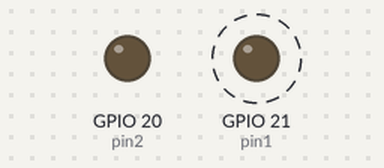
This program was run on a simulated Raspberry Pi (BCM pin numbers). Parts: output pins drawn as LEDs (lit = HIGH). Dashed ring = blinking. At 20.0 s the program stops and its outputs stay as they are.

Above: at 0.1 s.
At 19.1 s:
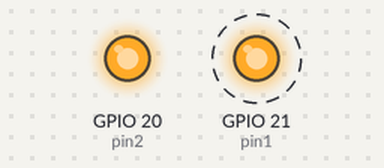
Timing chart, 0 to 21.5 s (numbered marks = the images above):
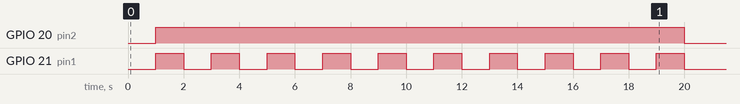

Measured:
- by itself, GPIO 20 (pin2): LOW → HIGH at 1.0 s, → LOW 19.0 s later
- by itself, GPIO 21 (pin1): alternates HIGH for 1.0 s and LOW for 1.0 s

The program:

led.py
```python
import RPi.GPIO as io
import time as time
pin1=21
pin2=20
io.setmode(io.BCM)
io.setup(pin1,io.OUT)
io.setup(pin2,io.OUT)
for x in range(0,10):
    time.sleep(1)
    io.output(pin1,True)
    io.output(pin2,True)
    time.sleep(1)
    io.output(pin1,False)

io.output(pin2,False)

io.cleanup()
```
